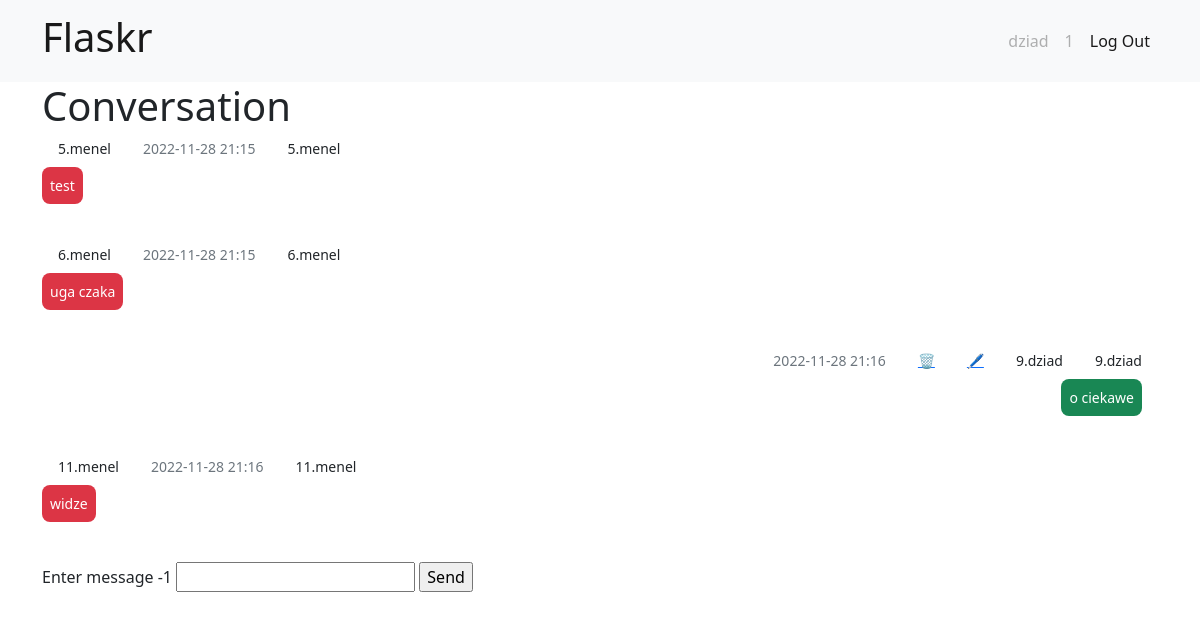
Screenshot of /conv/1 (signed in) with the database file from the repository.
### tables this page shows
CREATE TABLE user (
    id INTEGER PRIMARY KEY AUTOINCREMENT,
    nickname TEXT UNIQUE NOT NULL,
    username TEXT UNIQUE NOT NULL,
    password TEXT NOT NULL
);

CREATE TABLE message (
    id INTEGER PRIMARY KEY AUTOINCREMENT,
    author TEXT NOT NULL,
    value TEXT NOT NULL,
    date DATETIME NOT NULL,
    conv INTEGER
);

### chat/conv.py (the view, shortened to what this page needs)
@bp.route('/conv/<id>', methods=('GET', 'POST'))
@login_required
def conversation(id):
    db = get_db()
    messages = []
    try:
        messages = db.execute(
            f'SELECT * FROM message WHERE conv = {id}'
        ).fetchall()
        messages = messages[-50:]
        messages = [{k: item[k] for k in item.keys()} for item in messages]
    except Exception:
        pass
    for i in messages:
        i['date'] = datetime.strptime(i['date'], "%Y-%m-%d %H:%M:%S.%f")
        if i['date'] + timedelta(days=1) < datetime.now():
            i['date'] = datetime.strftime(i['date'], "%Y-%m-%d %H:%M")
        else:
            i['date'] = datetime.strftime(i['date'], "%H:%M")
        print(i['date'])
    user = -1
    uid = g.user['id']
    try:
        item = messages[-1]
        t = item['cuser']
        if item['cuser'] == uid:
            t = item['suser']
        user = db.execute(
                f'SELECT nickname FROM user WHERE id = {t}'
        ).fetchall()
        user = user[0]['nickname']
    except Exception:
        pass
    return render_template('chat/conversation.html', messages = messages, user=user, conv=id)

### chat/auth.py (called while the page is built)
@bp.before_app_request
def load_logged_in_user():
    user_id = session.get('user_id')
    if user_id is None:
        g.user = None
    else:
        g.user = get_db().execute(
            'SELECT * FROM user WHERE id = ?', (user_id,)
        ).fetchone()

def login_required(view):
    @functools.wraps(view)
    def wrapped_view(**kwargs):
        if g.user is None:
            return redirect(url_for('auth.login'))
        return view(**kwargs)
    return wrapped_view

### chat/db.py (called while the page is built)
def get_db():
    if 'db' not in g:
        g.db = sqlite3.connect(
            current_app.config['DATABASE'],
            detect_types=sqlite3.PARSE_DECLTYPES
        )
        g.db.row_factory = sqlite3.Row
    return g.db

### chat/templates/chat/conversation.html (shortened to what this page needs)
{% extends 'base.html' %}
{% block header %}
<h1>{% block title %}Conversation{% endblock %}</h1>
{% endblock %}
{% block content %}
<div class="row d-flex justify-content-center">
  {% for msg in messages %}
  <div class="d-flex {% if msg['author'] == g.user['nickname'] %}justify-content-end {% else %} justify-content-start{% endif %}">
    {% if msg['author'] == g.user['nickname'] %}
    <p class="small px-3 mb-1 text-muted">{{ msg['date'] }}</p>
      {% if msg['author'] == g.user['nickname'] %}
        <a class="small px-3 mb-1 card-link" href="{{ url_for('conv.delete', conv=conv, id=msg['id']) }}">🗑</a>
        <a class=" small px-3 mb-1 card-link" href="{{ url_for('conv.edit', conv=conv, id=msg['id']) }}">🖊</a>
      {% endif %}
    <p class="small px-3 mb-1">{{ msg['id'] }}.{{ msg['author'] }}</p>
    {% else %}
    <p class="small px-3 mb-1">{{ msg['id'] }}.{{ msg['author'] }}</p>
    <p class="small px-3 mb-1 text-muted">{{ msg['date'] }}</p>
    {% endif %}
    <p class="small px-3 mb-1">{{ msg['id'] }}.{{ msg['author'] }}</p>
  </div>
  <div
    class="d-flex flex-row {% if msg['author'] == g.user['nickname'] %}justify-content-end {% else %} justify-content-start{% endif %} mb-4 pt-1">
    <div>
      <p class="small p-2 me-3 mb-3 text-white rounded-3 {% if msg['author'] == g.user['nickname'] %}bg-success {% else %} bg-danger{% endif %}">{{ msg['value'] }}</p>
    </div>
  </div>
  {% endfor %}
</div>
<form method="post">
  <label for="message">Enter message {{user}}</label>
  <input name="message" id="message" value="{{ request.form['message'] }}" required>
  <input type="submit" value="Send">
</form>
{% endblock %}

### chat/templates/base.html (shortened to what this page needs)
<!doctype html>
<head>
  <link href="https://cdn.jsdelivr.net/npm/bootstrap@5.2.3/dist/css/bootstrap.min.css" rel="stylesheet"
>
</head>
<body>
  <nav class="navbar navbar-expand sticky-top navbar-stick-top bg-light">
    <div class="container container-fluid">
      <a class="navbar-brand" href="{{ url_for('conv.index') }}">
        <h1>Flaskr</h1>
      </a>
      <div class="d-flex flex-row-reverse">
        <ul class="navbar-nav">
          {% if g.user %}
          <li class="nav-item">
            <a class="nav-link disabled" aria-current="page" href="#">{{ g.user['username'] }}</a>
          </li>
          <li class="nav-item">
            <a class="nav-link disabled" href="#">{{ g.user['id'] }}</a>
          </li>
          <li class="nav-item">
            <a class="nav-link active" href="{{ url_for('auth.logout') }}">Log Out</a>
          </li>
          {% endif %}
        </ul>
      </div>
    </div>
  </nav>
  <div class="container">
    <header>
      {% block header %}{% endblock %}
    </header>
    {% block content %}{% endblock %}
  </div>
</body>

### rows the page displays
user: user.username "dziad", user.id "1"
message: id "5", author "menel", date "2022-11-28 21:15", value "test"
message: id "6", author "menel", date "2022-11-28 21:15", value "uga czaka"
message: date "2022-11-28 21:16", id "9", author "dziad", value "o ciekawe"
message: id "11", author "menel", date "2022-11-28 21:16", value "widze"

### other values shown
{{ user }} "-1"
